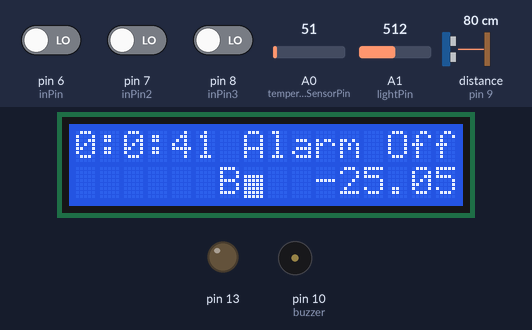
Recording of a sketch running on a simulated Arduino Uno, built with avr-gcc and run on an emulated ATmega328P. On the bench: 16×2 character LCD, output pins drawn as LEDs (lit = HIGH), buzzer (waves = sounding). The test bench sets the inputs (shaded band); at power-on: pin 6 (inPin) LOW, A1 (lightPin) = 512, A0 (temperatureSensorPin) = 51, pin 7 (inPin2) LOW, pin 8 (inPin3) LOW, distance to the obstacle (sensor on pin 9) 80 cm. The echo pulse lasts 58.3 µs per cm; what the sketch prints to the serial monitor is not drawn.

Above: at 1.2 s.
1.3 s: pin 6 (inPin) driven HIGH
At 3.1 s:
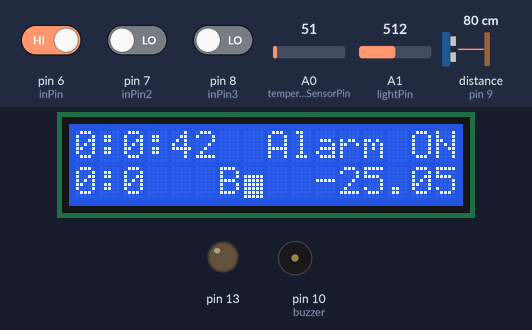
4.3 s: A1 (lightPin) set to 716
At 5.3 s:
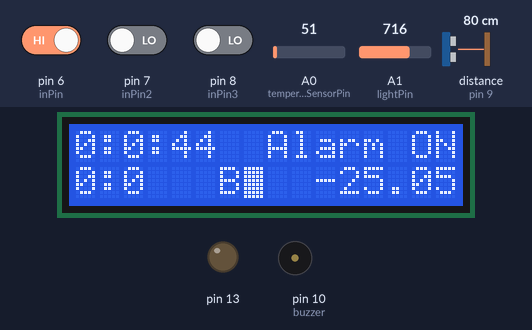
7.3 s: A0 (temperatureSensorPin) set to 72
At 9.2 s:
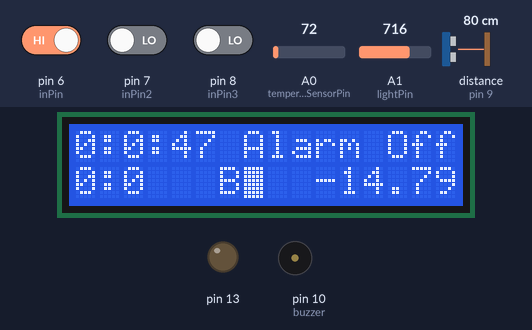
10.0 s: A0 (temperatureSensorPin) set to 87
At 11.6 s:
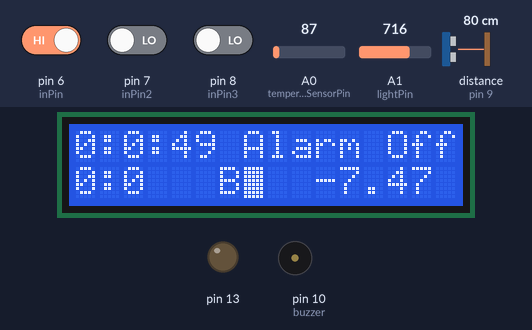
13.0 s: A1 (lightPin) set to 511
At 14.0 s:
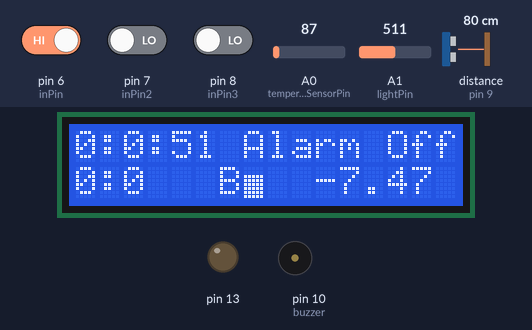
16.0 s: A1 (lightPin) set to 122
At 17.6 s:
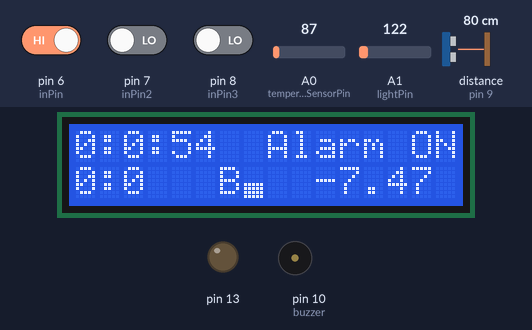
Timing chart, 0 to 20.0 s (numbered marks = the images above; inputs shaded):
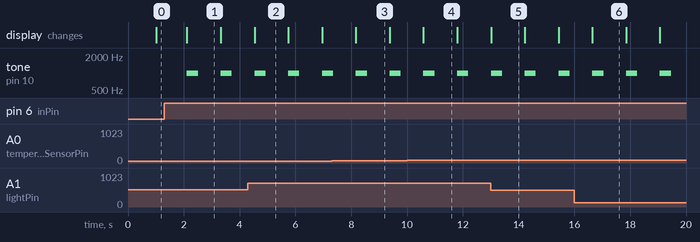

Measured:
- the behaviour switches between 81 and 82 on A0 (temperatureSensorPin) (found by bisection; images 3 and 4)
- after the input at 1.3 s, tone on pin 10 (buzzer): alternates 1000 Hz for 0.40 s and silent for 0.81 s, starting after 0.81 s; the display: changes after 0.81 s (image 1)
- after the input at 4.3 s, the display: changes after 0.24 s (image 2)
- after the input at 10.0 s, the display: changes after 0.59 s (image 4)
- after the input at 13.0 s, the display: changes at once (image 5)
- after the input at 16.0 s, the display: changes after 0.65 s (image 6)
- what the display in image 1 shows lasts 1.2 s, from 2.1 s to 3.3 s

The sketch:

Alarm.ino
```cpp
// include the library code:
#include <LiquidCrystal.h>

// initialize the library with the numbers of the interface pins
int val,val2,val3;
LiquidCrystal lcd(12, 11, 5, 4, 3, 2);
int alarm =0;
int h=0;
int m=0;
int s=40;
int h_a=0;
int m_a=0;
int s_a=0;
long prev=0;
int alarm_sounded=0;

const int temperatureSensorPin = A0;
const int inPin=6;
const int inPin3=8;
const int inPin2=7;
const int buzzer=10;
const int lightPin=A1;

int trigPin = 7;    // Trigger
int echoPin = 6;    // Echo
int distance = 0;
int cm = 0;


uint8_t heart_f[8] = {
  B11111,
  B11111,
  B11111,
  B11111,
  B11111,
  B11111,
  B11111,
  B11111
};
uint8_t heart_e[8] = {
  B00000,
  B00000,
  B00000,
  B00000,
  B00000,
  B00000,
  B00000,
  B00000
};
uint8_t heart_h[8] = {
  B00000,
  B00000,
  B00000,
  B00000,
  B11111,
  B11111,
  B11111,
  B11111
};
uint8_t heart_qf[8] = {
  B00000,
  B00000,
  B11111,
  B11111,
  B11111,
  B11111,
  B11111,
  B11111
};
uint8_t heart_qe[8] = {
  B00000,
  B00000,
  B00000,
  B00000,
  B00000,
  B00000,
  B00000,
  B00000
};
//======================Functions===============================//
long readUltrasonicDistance(int triggerPin, int echoPin)
	{pinMode(triggerPin, OUTPUT);digitalWrite(triggerPin, LOW);
     delayMicroseconds(2);
     // trigger 10(s,e-6) sound pulses
     digitalWrite(triggerPin, HIGH);delayMicroseconds(10);
     digitalWrite(triggerPin, LOW);
     pinMode(echoPin, INPUT);
     //echo pin read,return travel time of sound pulses
     return pulseIn(echoPin, HIGH);}
//============== rutina calcul distanta in cm ===============//
     void calcul(){
       cm = 0.01723 * readUltrasonicDistance(13, 9);
     }
//======================SETUP===============================//
void setup() {
  // set up the LCD's number of columns and rows:
  lcd.createChar(3, heart_f);
  lcd.createChar(4, heart_e);
  lcd.createChar(5, heart_h);
  lcd.createChar(6, heart_qf);
  lcd.createChar(7, heart_qe);
  lcd.begin(16, 2);
  Serial.begin(9600);
  pinMode(10, OUTPUT);
  pinMode(inPin, INPUT);
  pinMode(inPin2, INPUT);
  pinMode(inPin3, INPUT);
 pinMode(buzzer,OUTPUT);
  pinMode(temperatureSensorPin,INPUT);
  pinMode(lightPin,INPUT);
}
//======================LOOP=================================//

void loop() {

 //delay(1000);

 val = digitalRead(inPin);
 val2 = digitalRead(inPin2);
 val3 = digitalRead(inPin3);

 if(val == HIGH)
 {
   if (alarm==0)
   {
     alarm=1;
   }
   else if (alarm==1)
   {
     alarm=0;
   }

   delay(800);
 }

 else if(val2 == HIGH)
 {
   m_a++;
   if (m_a>60)
   {
     m_a=0;
     h_a++;
   }
   lcd.setCursor(0,1);
   lcd.print(h_a);
   lcd.print(":");
   lcd.print(m_a);
   delay(800);
 }
 else if(val3 == HIGH)
 {
   h_a++;
   if (h_a>24)
   {
     h_a=0;
   }
   lcd.setCursor(0,1);
   lcd.print(h_a);
   lcd.print(":");
   lcd.print(m_a);
   delay(800);
 }

  if ((millis()-prev)>1000)
  {
    s++;
    if (s>60)
    {
      m++;
      s=0;
      if (m>60)
      {
        m=0;
        h++;
      	if (h>24)
        {
          h=0;
        }
      }
    }
   lcd.setCursor(0,0);
   lcd.print(h);
   lcd.print(":");
   lcd.print(m);
   lcd.print(":");
   lcd.print(s);

  if (alarm==0)
  {
    lcd.print(" Alarm Off  ");
  }
    else if (alarm==1)
    {
      lcd.print("  Alarm ON  ");
      lcd.setCursor(0,1);
   lcd.print(h_a);
   lcd.print(":");
   lcd.print(m_a);
      if (h==h_a &&  m==m_a)
      {
        alarm_sounded=1;
      }
    }
    prev=millis();
  }
   float temperature = 0;
  temperature = (analogRead(temperatureSensorPin) * 0.48828125) - 49.95;
  int L=analogRead(lightPin);
  Serial.println(L);
  lcd.setCursor(6,1);
  lcd.print("B");
  if (L>600)
  {
  lcd.print("\x03");
  }else if (L>300 && L<600)
  {
  lcd.print("\x06");
  }if (L>100 && L<300)
  {
  lcd.print("\x05");
  }if (L>10 && L<100)
  {
  lcd.print("\x07");
  }if (L<10)
  {
  lcd.print("\x04");
  }
  //lcd.print(L);
  lcd.setCursor(8,1);
  lcd.print(" ");
  lcd.setCursor(10,1);
  lcd.print(temperature);
  lcd.print(" C");
  if (alarm_sounded==1)
  {
    calcul();
		int distance = cm;
    Serial.println(distance);
        tone(buzzer,1000);
        delay(400);
        noTone(buzzer);
    if (distance<20)
    {
      alarm_sounded=0;
      lcd.setCursor(0,0);
   lcd.print(h);
   lcd.print(":");
   lcd.print(m);
   lcd.print(":");
   lcd.print(s);
    lcd.print("  Alarm ON  ");
      alarm=0;
      h_a=0;
      m_a=0;
   lcd.setCursor(0,1);
   lcd.print(h_a);
   lcd.print(":");
   lcd.print(m_a);
    }
  }
}
```
